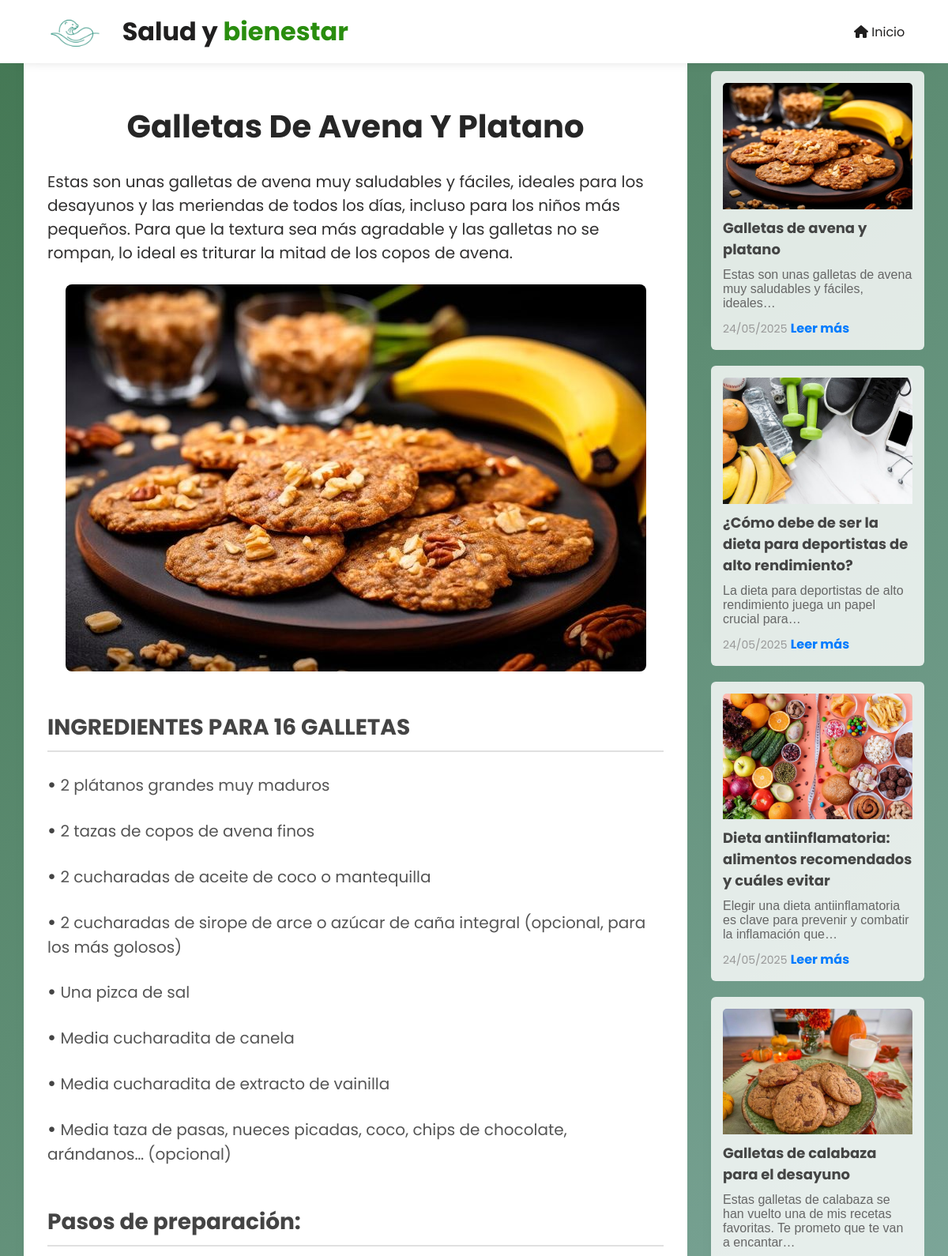
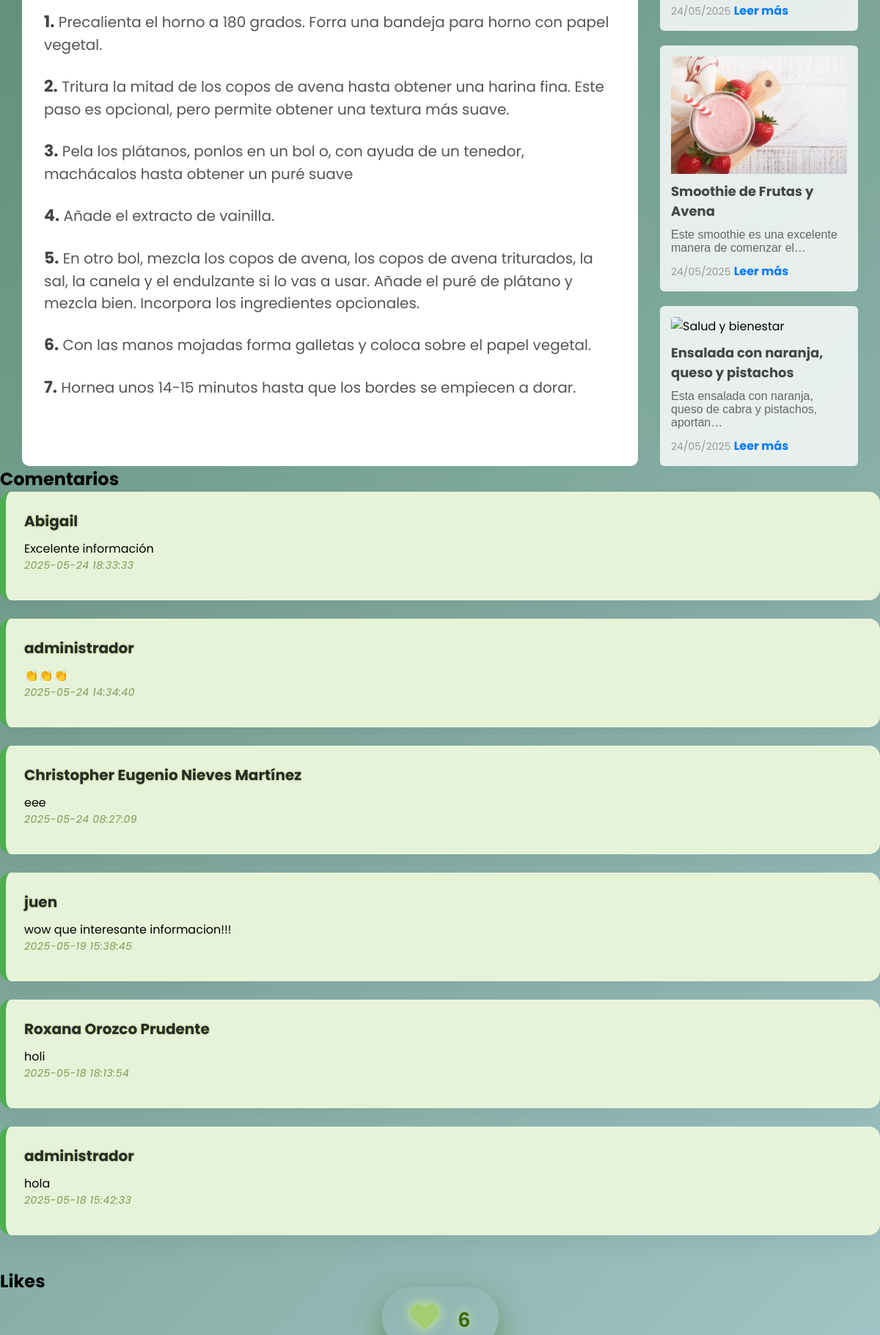
/post-Bloguero/post6.php (upper part), run on the app's committed database (2 pictures, top to bottom).
### tables this page shows
CREATE TABLE `comentarios` (
  `id` int(11) NOT NULL,
  `publicacion_id` int(11) NOT NULL,
  `usuario_id` int(11) NOT NULL,
  `comentario` text NOT NULL,
  `fecha` timestamp NOT NULL DEFAULT current_timestamp()
);

CREATE TABLE `usuarios` (
  `id` int(11) NOT NULL,
  `nombre` varchar(250) NOT NULL,
  `usuario` varchar(250) NOT NULL,
  `email` varchar(100) DEFAULT NULL,
  `contraseña` varchar(250) NOT NULL,
  `id_cargo` int(11) NOT NULL
);

### post-Bloguero/post6.php (the view, shortened to what this page needs)
<?php
$con = connection();
$id = 1;
if (isset($_SESSION['usuario_id'])) {
    $usuario_id = $_SESSION['usuario_id'];
} else {
    $usuario_id = 1;
}
$sql_comments = "SELECT c.*, u.nombre AS nombre_usuario
                FROM comentarios c
                JOIN usuarios u ON c.usuario_id = u.id
                WHERE c.publicacion_id = '$id'
                ORDER BY c.fecha DESC";
$query_comments = mysqli_query($con, $sql_comments);
$sql_like = "SELECT * FROM likes WHERE publicacion_id = '$id' AND usuario_id = '$usuario_id'";
$query_like = mysqli_query($con, $sql_like);
$has_liked = mysqli_num_rows($query_like) > 0;
$sql_total_likes = "SELECT COUNT(*) AS total FROM likes WHERE publicacion_id = '$id'";
$query_total_likes = mysqli_query($con, $sql_total_likes);
$total_likes = 0;
if ($row = mysqli_fetch_assoc($query_total_likes)) {
    $total_likes = $row['total'];
}
?>
<!DOCTYPE html>
<html lang="en">
<head>
    <link rel="stylesheet" href="post-blogero.css">
    <link rel="stylesheet" href="https://use.fontawesome.com/releases/v5.7.2/css/all.css"
>
    <link rel="stylesheet" href="https://cdnjs.cloudflare.com/ajax/libs/font-awesome/6.5.1/css/all.min.css">
</head>
<body id="body-posts">
    <header>
        <div class="contenido-heder">
            <div class="menu-tips">
                <div class="logo-ods">
                    <img src="imagenWeb/img9.png" alt="">
                </div>
                <h1><a href="/indexUsuario.php">Salud y <b>bienestar</b></a></h1>
                <div class="menu-contenido">
                    <nav>
                        <ul>
                            <li><a href="/indexUsuario.php"><i class="fas fa-home"></i> Inicio</a></li>
                        </ul>
                    </nav>
                </div>
            </div>
        </div>
    </header>
    <div class="todo-contenido-post">
        <div class="posts-contenido">
            <div class="titulo-posts">
                <h1>Galletas de avena y platano  </h1>
            </div>
            <div class="inicio-posts">
                <p> Estas son unas galletas de avena muy saludables y fáciles, ideales para los desayunos y las meriendas de todos los días, incluso para los niños más pequeños. Para que la textura sea más agradable
                y las galletas no se rompan, lo ideal es triturar la mitad de los copos de avena.  <p>
            </div>
            <div class="contenido-posts">
                <img src="../post_Img/post6.jpg" alt="">
                <h1>INGREDIENTES PARA 16 GALLETAS </h1>
                <p><span class="post-2">•</span> 2 plátanos grandes muy maduros    </p>
                <p><span class="post-2">•</span> 2 tazas de copos de avena finos  </p>
                <p><span class="post-2">•</span> 2 cucharadas de aceite de coco o mantequilla     </p>
                <p><span class="post-2">•</span> 2 cucharadas de sirope de arce o azúcar de caña integral (opcional, para los más golosos)  </p>
                <p><span class="post-2">•</span> Una pizca de sal    </p>
                <p><span class="post-2">•</span> Media cucharadita de canela  </p>
                <p><span class="post-2">•</span> Media cucharadita de extracto de vainilla    </p>
                <p><span class="post-2">•</span> Media taza de pasas, nueces picadas, coco, chips de chocolate, arándanos… (opcional)     </p>
                <h1>Pasos de preparación: </h1>
                <p><span class="post-2">1.</span> Precalienta el horno a 180 grados. Forra una bandeja para horno con papel vegetal.  </p>
                <p><span class="post-2">2.</span> Tritura la mitad de los copos de avena hasta obtener una harina fina. Este paso es opcional, pero permite obtener una textura más suave.  </p>
                <p><span class="post-2">3.</span> Pela los plátanos, ponlos en un bol o, con ayuda de un tenedor, machácalos hasta obtener un puré suave   </p>
                <p><span class="post-2">4.</span> Añade el extracto de vainilla.    </p>
                <p><span class="post-2">5.</span> En otro bol, mezcla los copos de avena, los copos de avena triturados, la sal, la canela y el endulzante si lo vas a usar. Añade el puré de plátano y mezcla bien. Incorpora los ingredientes opcionales.   </p>
                <p><span class="post-2">6.</span> Con las manos mojadas forma galletas y coloca sobre el papel vegetal.    </p>
                <p><span class="post-2">7.</span> Hornea unos 14-15 minutos hasta que los bordes se empiecen a dorar.    </p>
            </div>
        </div>
        <section id="aside">
            <div class="columna-aside">
                <div class="articulo-item">
                    <img src="../post_Img/post6.jpg" alt="Salud y bienestar">
                    <h3>Galletas de avena y platano </h3>
                    <p>Estas son unas galletas de avena muy saludables y fáciles, ideales…  </p>
                    <span>24/05/2025</span>
                    <a href="../post-Bloguero/post6.php">Leer más</a>
                </div>
                <div class="articulo-item">
                    <img src="../post_Img/post1.jpg" alt="Salud y bienestar">
                    <h3>¿Cómo debe de ser la dieta para deportistas de alto rendimiento? </h3>
                    <p>La dieta para deportistas de alto rendimiento juega un papel crucial para… </p>
                    <span>24/05/2025</span>
                    <a href="../post-Bloguero/post1.php">Leer más</a>
                </div>
                <div class="articulo-item">
                    <img src="../post_Img/post2.jpg" alt="Salud y bienestar">
                    <h3>Dieta antiinflamatoria: alimentos recomendados y cuáles evitar </h3>
                    <p>Elegir una dieta antiinflamatoria es clave para prevenir y combatir la inflamación que… </p>
                    <span>24/05/2025</span>
                    <a href="../post-Bloguero/post2.php">Leer más</a>
                </div>
                <div class="articulo-item">
                    <img src="../post_Img/post3.jpg" alt="Salud y bienestar">
                    <h3>Galletas de calabaza para el desayuno  </h3>
                    <p>Estas galletas de calabaza se han vuelto una de mis recetas favoritas. Te prometo que te van a encantar… </p>
                    <span>24/05/2025</span>
                    <a href="../post-Bloguero/post3.php">Leer más</a>
                </div>
                <div class="articulo-item">
                    <img src="../post_Img/post4.jpg" alt="Salud y bienestar">
                    <h3>Smoothie de Frutas y Avena </h3>
                    <p>Este smoothie es una excelente manera de comenzar el… </p>
                    <span>24/05/2025</span>
                    <a href="../post-Bloguero/post4.php">Leer más</a>
                </div>
                <div class="articulo-item">
                    <img src="../post_Img/post5.png" alt="Salud y bienestar">
                    <h3>Ensalada con naranja, queso y pistachos </h3>
                    <p>Esta ensalada con naranja, queso de cabra y pistachos, aportan… </p>
                    <span>24/05/2025</span>
                    <a href="../post-Bloguero/post5.php">Leer más</a>
                </div>
            </div>
        </section>
    </div>
            <h2>Comentarios</h2>
    <div class="comentarios-container">
        <?php while ($comment = mysqli_fetch_assoc($query_comments)): ?>
            <div class="comentario">
                <h4><?php echo htmlspecialchars($comment['nombre_usuario']); ?></h4>
                <p><?php echo htmlspecialchars($comment['comentario']); ?></p>
                <p class="fecha-comentario"><?php echo htmlspecialchars($comment['fecha']); ?></p>
            </div>
        <?php endwhile; ?>
    </div>
    <h2>Likes</h2>
    <div class="likes-container">
        <button id="like-button" class="<?php echo $has_liked ? 'liked' : ''; ?>">
            <i class="fas fa-heart"></i> <span id="like-count"><?php echo $total_likes; ?></span>
        </button>
    </div>
</body>
</html>

### data on the page
comentarios: usuario.nombre "Abigail", comentario "Excelente información", fecha "2025-05-24 18:33:33"
comentarios: usuario.nombre "administrador", comentario "👏👏👏", fecha "2025-05-24 14:34:40"
comentarios: usuario.nombre "Christopher Eugenio Nieves Martínez", comentario "eee", fecha "2025-05-24 08:27:09"
comentarios: usuario.nombre "juen", comentario "wow que interesante informacion!!!", fecha "2025-05-19 15:38:45"
comentarios: usuario.nombre "Roxana Orozco Prudente", comentario "holi", fecha "2025-05-18 18:13:54"
comentarios: usuario.nombre "administrador", comentario "hola", fecha "2025-05-18 15:42:33"

### other printed values
$total_likes "6"
